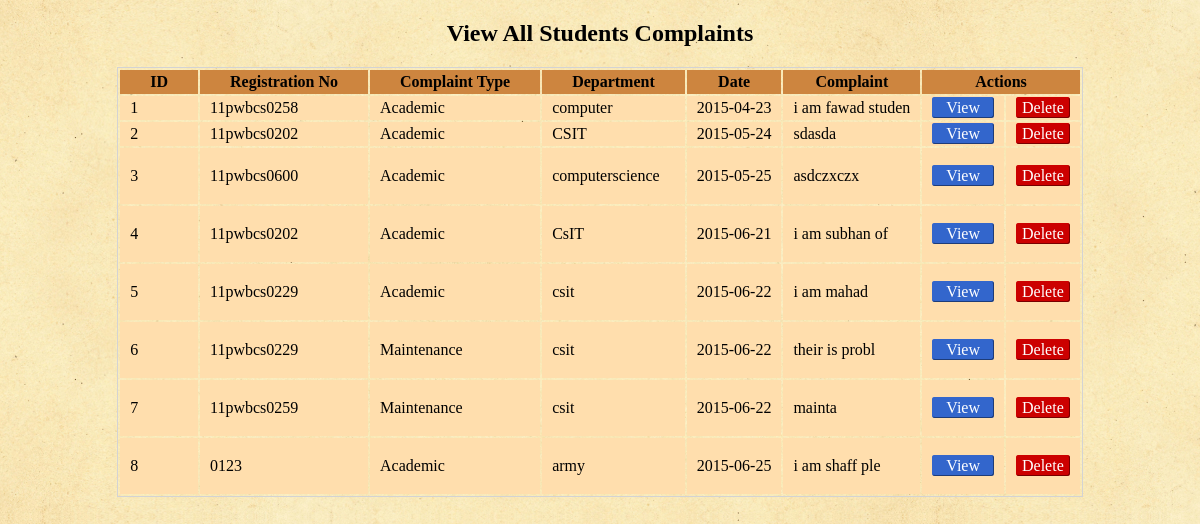
Page /inboxcomplaintmanager.php on the committed database.
### tables this page shows
CREATE TABLE IF NOT EXISTS `complaint_types` (
  `id` int(11) NOT NULL AUTO_INCREMENT,
  `reg_no` varchar(30) NOT NULL,
  `complaint_type` varchar(20) NOT NULL,
  `department` varchar(30) NOT NULL,
  `date` date NOT NULL,
  `write_compaint` varchar(2000) NOT NULL,
  PRIMARY KEY (`id`)
);

### inboxcomplaintmanager.php (the view, shortened to what this page needs)
<!DOCTYPE html>
<html lang="en">
<head>
	<link rel="stylesheet" type="text/css" href="css/style.css">
	<link rel="stylesheet" type="text/css" href="css/styletable.css">
</head>
<body>
<?php
$sql = 'SELECT * FROM complaint_types';
$query=mysql_query($sql);
?>
		<div id="view-wrapper">
			<h2>View All Students Complaints</h2>
			<table>
				<tr>
					<th>ID</th>
					<th>Registration No</th>
					<th>Complaint Type</th>
					<th>Department</th>
					<th>Date</th>
					<th>Complaint</th>
					<th colspan="3">Actions</th>
				</tr>
			<tr>
			<?php
			$sno = 1;
			while($row = mysql_fetch_assoc($query))
  {
$id = $row['id'];
$write_compaint = substr($row['write_compaint'],0,17);
	echo "		<td>$sno</td>
					<td>$row[reg_no]</td>
					<td>$row[complaint_type]</td>
					<td>$row[department]</td>
					<td>$row[date]</td>
					<td>$write_compaint </td>
					<td><a href='view_complaint_complaintmanager.php?view_page=$id' id='edit-btn'>View</a></td>
					<td><a href='delete_complaint_complaintmanager.php?del_page=$id' id= 'delete-btn'>Delete</a></td>
				</tr>";
$sno = $sno+1;
}
	echo"		</table>
		</div>";
		?>
	</body>
	</html>

### css/style.css (style rules this page uses)
body { background-image:url(image/papertile.jpg); }

### css/styletable.css (style rules this page uses)
h2 { text-align:center; }
#view-wrapper { width:100%; margin:0 auto; }
#view-wrapper table { margin:0 auto; border:1px solid lightgray; }
#view-wrapper table tr th { background-color:#CD853F; padding:3px 30px 3px 30px; }
#view-wrapper table tr { background-color:#FFDEAD; }
#view-wrapper table tr td { padding:3px 10px 3px 10px; }
#view-wrapper table tr td #delete-btn { background-color:#CC0000; color:white; padding:1px 5px 1px 5px; border-radius:3px; border:1px outset #CC0000; text-decoration:none; }
#view-wrapper table tr td #edit-btn { background-color:#3366CC; color:white; padding:1px 13px 1px 13px; border-radius:3px; border:1px outset #3366CC; text-decoration:none; }

### rows in the picture
complaint_types: reg_no "11pwbcs0258", complaint_type "Academic", department "computer", date "2015-04-23", write_compaint "i am fawad studen"
complaint_types: reg_no "11pwbcs0202", complaint_type "Academic", department "CSIT", date "2015-05-24", write_compaint "sdasda"
complaint_types: reg_no "11pwbcs0600", complaint_type "Academic", department "computerscience", date "2015-05-25", write_compaint "asdczxczx"
complaint_types: reg_no "11pwbcs0202", complaint_type "Academic", department "CsIT", date "2015-06-21", write_compaint "i am subhan of"
complaint_types: reg_no "11pwbcs0229", complaint_type "Academic", department "csit", date "2015-06-22", write_compaint "i am mahad"
complaint_types: reg_no "11pwbcs0229", complaint_type "Maintenance", department "csit", date "2015-06-22", write_compaint "their is probl"
complaint_types: reg_no "11pwbcs0259", complaint_type "Maintenance", department "csit", date "2015-06-22", write_compaint "mainta"
complaint_types: reg_no "0123", complaint_type "Academic", department "army", date "2015-06-25", write_compaint "i am shaff ple"
